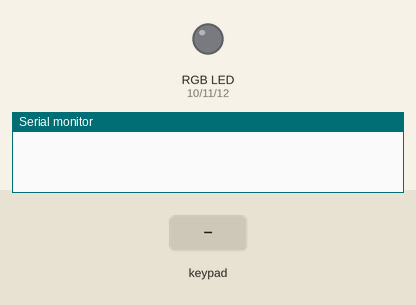
This sketch was run on a simulated Arduino Uno, built with avr-gcc and run on an emulated ATmega328P. Parts: an RGB LED mixed from three pins (HIGH = lit), the last lines printed to the serial monitor. The inputs (shaded band) are chosen by the test bench. Random numbers use the default seed unless the sketch sets one.

Above: at 1.2 s.
1.3 s: key '8' pressed
At 2.1 s:
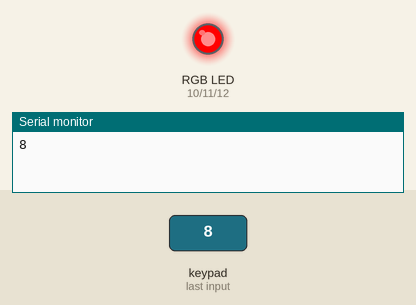
4.3 s: keypad keys 5 4 3 2 # pressed 0.4 s apart
10.8 s: key '1' pressed
At 11.8 s:
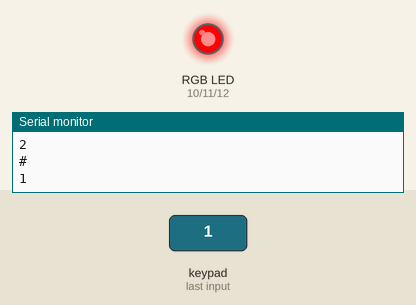
12.3 s: key '2' pressed
At 13.1 s:
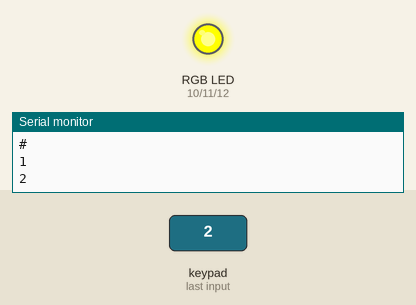
13.8 s: keypad keys 5 4 3 2 * pressed 0.4 s apart
At 14.0 s:
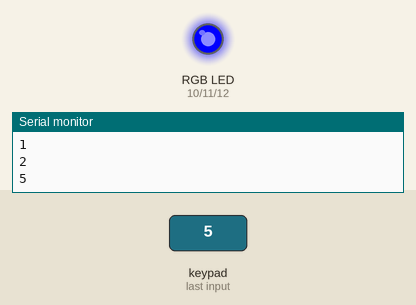
Timing chart, 0 to 16.8 s (numbered marks = the images above; inputs shaded):
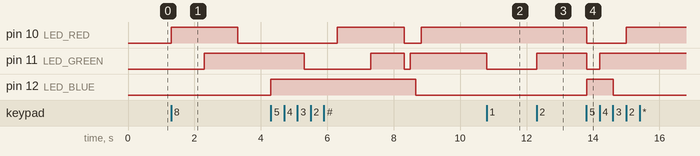

Measured:
- after the input at 1.3 s, pin 10 (LED_RED): LOW → HIGH at once, → LOW 2.0 s later; pin 11 (LED_GREEN): LOW → HIGH after 1.0 s
- after the input at 10.8 s, pin 11 (LED_GREEN): HIGH → LOW at once
- after the input at 12.3 s, pin 11 (LED_GREEN): LOW → HIGH at once
- after the input at 13.8 s, pin 10 (LED_RED): HIGH → LOW at once, → HIGH 1.2 s later; pin 11 (LED_GREEN): HIGH → LOW at once, → HIGH 0.39 s later; pin 12 (LED_BLUE): LOW → HIGH at once, → LOW 0.80 s later

The sketch:

Keypad__RGB_.ino
```cpp
#include <Keypad.h>

const byte numRows = 4;
const byte numCols = 4;

const int LED_RED = 10;
const int LED_GREEN = 11;
const int LED_BLUE = 12;

char keymap[numRows][numCols] =
{
  {'1', '2', '3', 'A'},
  {'4', '5', '6', 'B'},
  {'7', '8', '9', 'C'},
  {'*', '0', '#', 'D'}
};

byte rowPins[numRows] = {9, 8, 7, 6};
byte colPins[numCols] = {5, 4, 3, 2};

Keypad myKeypad = Keypad(makeKeymap(keymap), rowPins, colPins, numRows, numCols);

void setup()
{
    Serial.begin(9600);
    pinMode(LED_RED, OUTPUT);
    pinMode(LED_GREEN, OUTPUT);
    pinMode(LED_BLUE, OUTPUT);
}

void loop()
{
    char keypressed = myKeypad.getKey();
    if (keypressed)
    {
        Serial.println(keypressed);
        switch (keypressed)
        {
            case '1':
                digitalWrite(LED_RED, 1);
                digitalWrite(LED_GREEN, 0);
                digitalWrite(LED_BLUE, 0);
                break;
            case '2':
                digitalWrite(LED_RED, 1);
    			digitalWrite(LED_GREEN, 1);
    			digitalWrite(LED_BLUE, 0);
                break;
            case '3':
                digitalWrite(LED_RED, 0);
    			digitalWrite(LED_GREEN, 1);
    			digitalWrite(LED_BLUE, 0);
                break;
          	case '4':
                digitalWrite(LED_RED, 0);
    			digitalWrite(LED_GREEN, 1);
    			digitalWrite(LED_BLUE, 1);
                break;
            case '5':
                digitalWrite(LED_RED, 0);
    			digitalWrite(LED_GREEN, 0);
    			digitalWrite(LED_BLUE, 1);
                break;
            case '6':
                digitalWrite(LED_RED, 1);
                digitalWrite(LED_GREEN, 0);
                digitalWrite(LED_BLUE, 1);
                break;
          	case '7':
                digitalWrite(LED_RED, 1);
                digitalWrite(LED_GREEN, 1);
                digitalWrite(LED_BLUE, 1);
                break;
            case '8':
                digitalWrite(LED_RED, 1);
                digitalWrite(LED_GREEN, 0);
                digitalWrite(LED_BLUE, 0);
                delay(1000);
                digitalWrite(LED_RED, 1);
                digitalWrite(LED_GREEN, 1);
                digitalWrite(LED_BLUE, 0);
                delay(1000);
                digitalWrite(LED_RED, 0);
                digitalWrite(LED_GREEN, 1);
                digitalWrite(LED_BLUE, 0);
                delay(1000);
                digitalWrite(LED_RED, 0);
                digitalWrite(LED_GREEN, 1);
                digitalWrite(LED_BLUE, 1);
                delay(1000);
                digitalWrite(LED_RED, 0);
                digitalWrite(LED_GREEN, 0);
                digitalWrite(LED_BLUE, 1);
                delay(1000);
                digitalWrite(LED_RED, 1);
                digitalWrite(LED_GREEN, 0);
                digitalWrite(LED_BLUE, 1);
                delay(1000);
                digitalWrite(LED_RED, 1);
                digitalWrite(LED_GREEN, 1);
                digitalWrite(LED_BLUE, 1);
                delay(1000);
                break;
            case '9':
                digitalWrite(LED_RED, random(0, 2));
                digitalWrite(LED_GREEN, random(0, 2));
                digitalWrite(LED_BLUE, random(0, 2));
                break;
          	case '0':
                digitalWrite(LED_RED, 0);
                digitalWrite(LED_GREEN, 0);
                digitalWrite(LED_BLUE, 0);
                break;
            default:
                break;
        }
    }
}
```
